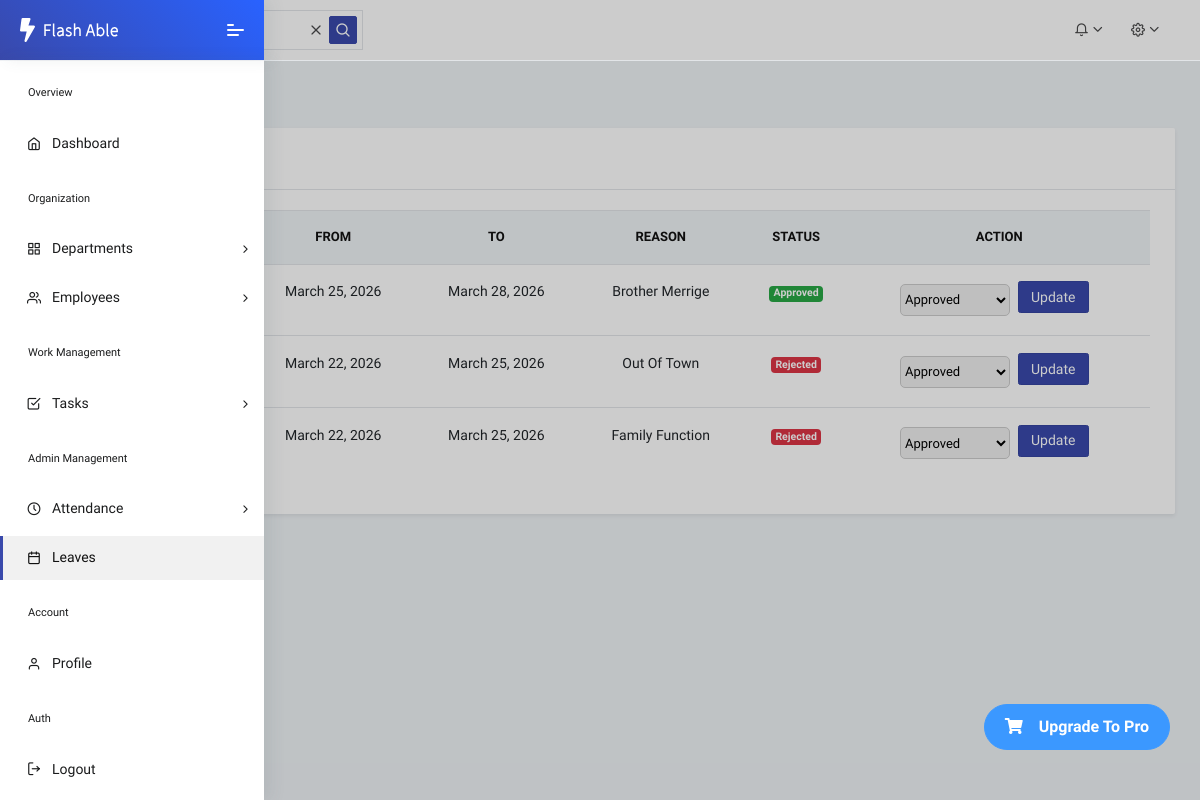
Page /leave_list/ on the committed database.
### core/models.py (models this page shows, shortened)
class Leave(models.Model):
    STATUS = [
        ("Pending", "Pending"),
        ("Approved", "Approved"),
        ("Rejected", "Rejected"),
    ]
    employee = models.ForeignKey(User, on_delete=models.CASCADE)
    start_date = models.DateField()
    end_date = models.DateField()
    reason = models.TextField()
    status = models.CharField(
        max_length=20,
        choices=STATUS,
        default="Pending"
    )

### core/views.py (the view)
# urls.py: path('leave_list/', views.leave_list, name='leave-list'),
def leave_list(request):
    leaves = Leave.objects.select_related('employee').order_by('-id')
    context = {
        'leaves' : leaves
    }
    return render(request,'leave/Leave_list.html',context)

### core/templates/leave/Leave_list.html (shortened to what this page needs)
{% extends 'dashboard/Admin_Dashboard.html' %}
{% load static %}
{% block mein %}
<div class="pcoded-main-container">
    <div class="pcoded-wrapper">
        <div class="pcoded-content">
            <div class="pcoded-inner-content">
                <div class="main-body">
                    <div class="page-wrapper">
                        <div class="page-header mb-3">
                            <div class="page-block">
                                <div class="row align-items-center">
                                    <div class="col-md-12">
                                        <h5 class="m-b-10">Leave Management</h5>
                                    </div>
                                </div>
                            </div>
                        </div>
                        <div class="card shadow-sm">
                            <div class="card-header">
                                <h5 class="mb-0">Leave Requests</h5>
                            </div>
                            <div class="card-body">
                                <div class="table-responsive">
                                    <table class="table table-hover align-middle text-center">
                                        <thead class="table-light">
                                            <tr>
                                                <th>Employee</th>
                                                <th>From</th>
                                                <th>To</th>
                                                <th>Reason</th>
                                                <th>Status</th>
                                                <th>Action</th>
                                            </tr>
                                        </thead>
                                        <tbody>
                                            {% for l in leaves %}
                                            <tr>
                                                <td>{{ l.employee.username }}</td>
                                                <td>{{ l.start_date }}</td>
                                                <td>{{ l.end_date }}</td>
                                                <td>{{ l.reason }}</td>
                                                <td>
                                                    {% if l.status == "Approved" %}
                                                        <span class="badge badge-success">Approved</span>
                                                    {% elif l.status == "Rejected" %}
                                                        <span class="badge badge-danger">Rejected</span>
                                                    {% else %}
                                                        <span class="badge badge-warning text-dark">Pending</span>
                                                    {% endif %}
                                                </td>
                                                <td>
                                                    <form method="post" action="{% url 'update-leave-status' l.id %}"
                                                          style="display:flex; justify-content:center; align-items:center; gap:8px;">
                                                        <select name="status"
                                                                style="width:110px; height:32px; border-radius:5px; border:1px solid #ccc; font-size:13px;">
                                                            <option value="Approved">Approved</option>
                                                        </select>
                                                        <button type="submit" class="btn btn-sm btn-primary" style="height:32px;">
                                                            Update
                                                        </button>
                                                    </form>
                                                </td>
                                            </tr>
                                            {% empty %}
                                            <tr>
                                                <td colspan="6">No leave requests found</td>
                                            </tr>
                                            {% endfor %}
                                        </tbody>
                                    </table>
                                </div>
                            </div>
                        </div>
                    </div>
                </div>
            </div>
        </div>
    </div>
</div>
{% endblock %}

### rows in the picture
Leave: start_date "March 25, 2026", end_date "March 28, 2026", reason "Brother Merrige", status "Approved"
Leave: start_date "March 22, 2026", end_date "March 25, 2026", reason "Out Of Town", status "Rejected"
Leave: start_date "March 22, 2026", end_date "March 25, 2026", reason "Family Function", status "Rejected"
